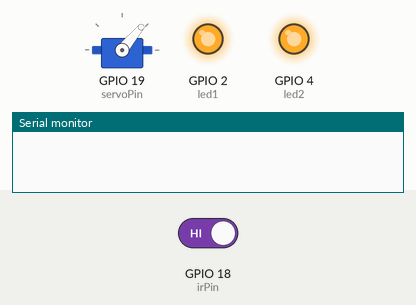
This sketch was run on a simulated ESP32. Shown: servo, output pins drawn as LEDs (lit = HIGH), the last lines printed to the serial monitor. The test bench sets the inputs (shaded band); at power-on: GPIO 18 (irPin) HIGH.

Above: at 1.25 s.
1.3 s: GPIO 18 (irPin) driven LOW
At 2.7 s:
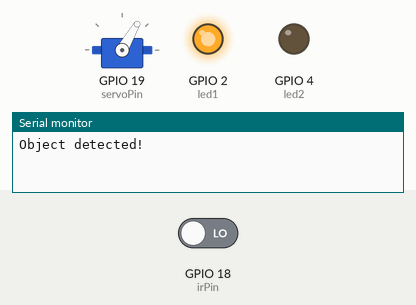
5.8 s: GPIO 18 (irPin) driven HIGH
At 7.37 s:
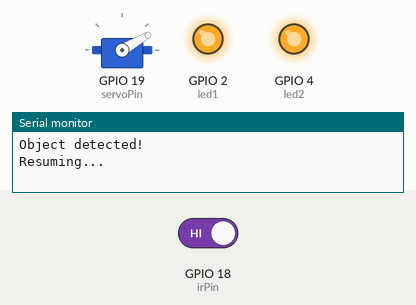
8.8 s: GPIO 18 (irPin) driven LOW
At 9.7 s:
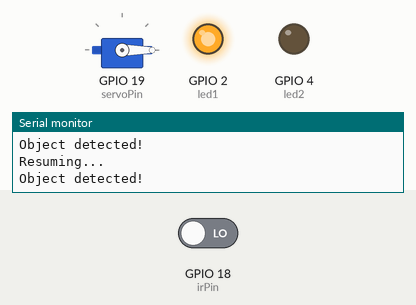
Timing chart, 0 to 20.3 s (numbered marks = the images above; inputs shaded):
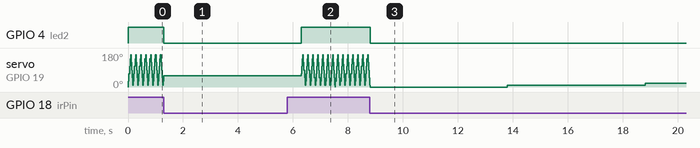

Measured:
- after the input at 1.3 s, GPIO 4 (led2): HIGH → LOW at once
- after the input at 5.8 s, GPIO 4 (led2): LOW → HIGH after 0.50 s
- after the input at 8.8 s, GPIO 4 (led2): HIGH → LOW at once

The sketch:

OppAutomaticGate.ino
```cpp
#include <ESP32Servo.h>

Servo myServo;

// Pins
const int led1 = 2;
const int led2 = 4;
const int irPin = 18;
const int servoPin = 19;

// Variables
int angle = 0;
bool increasing = true;

bool motorRunning = true;
unsigned long stopTime = 0;
bool waiting = false;

void setup() {
  Serial.begin(115200);

  pinMode(led1, OUTPUT);
  pinMode(led2, OUTPUT);
  pinMode(irPin, INPUT);

  myServo.setPeriodHertz(50);
  myServo.attach(servoPin, 500, 2400);

  digitalWrite(led1, HIGH);
  digitalWrite(led2, HIGH);
}

void loop() {

  // IR detection
  if (digitalRead(irPin) == LOW && motorRunning) {
    Serial.println("Object detected!");

    motorRunning = false;
    digitalWrite(led2, LOW);

    stopTime = millis();
    waiting = true;
  }

  // Wait 5 sec
  if (waiting && (millis() - stopTime >= 5000)) {
    Serial.println("Resuming...");

    motorRunning = true;
    digitalWrite(led2, HIGH);

    waiting = false;
  }

  // FAST movement
  if (motorRunning) {
    myServo.write(angle);

    if (increasing) {
      angle += 10;   // 🔥 BIG CHANGE (was 1)
      if (angle >= 180) increasing = false;
    } else {
      angle -= 10;
      if (angle <= 0) increasing = true;
    }

    delay(5);  // 🔥 reduced delay
  }
}
```
